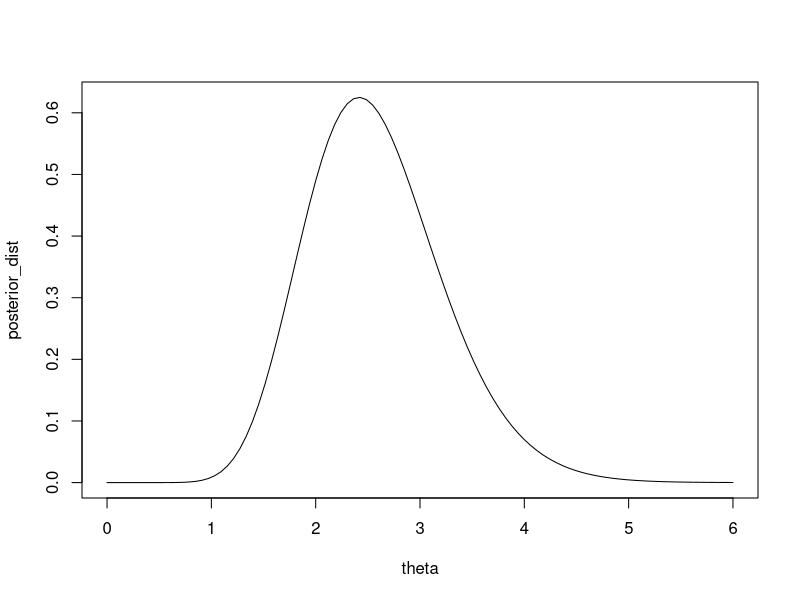

Source code (R):
theta = seq(0, 6, length = 100);
n=6; x_s=3+2+4+3+2+1; 
a=1/2;b=0;
plot(theta, dgamma(theta, a+x_s, b+n), type = 'l', xlab = 'theta', ylab = 'posterior_dist')


a=1;s=8;b=1;n=1;
sum=0;
for(x in 7:9) 
  sum = sum + dnbinom(x,a+s,(b+n)/(b+n+1)); 
sum